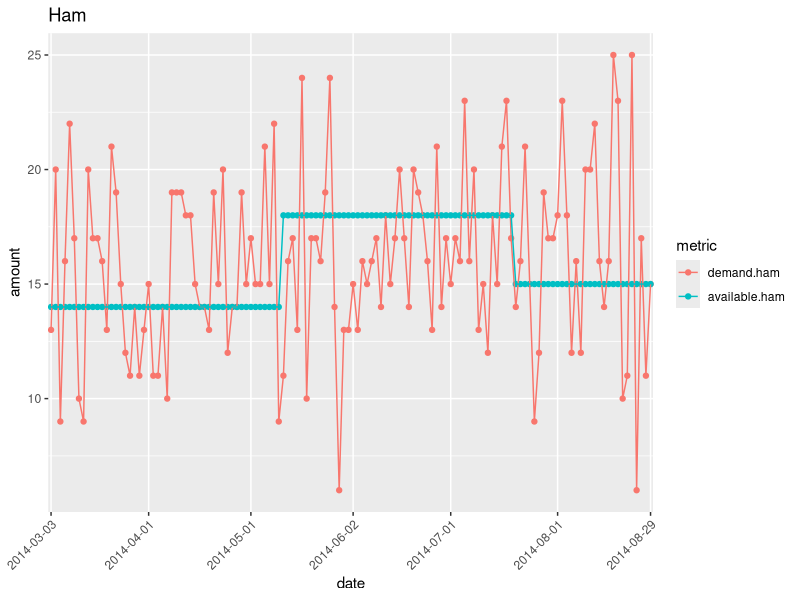
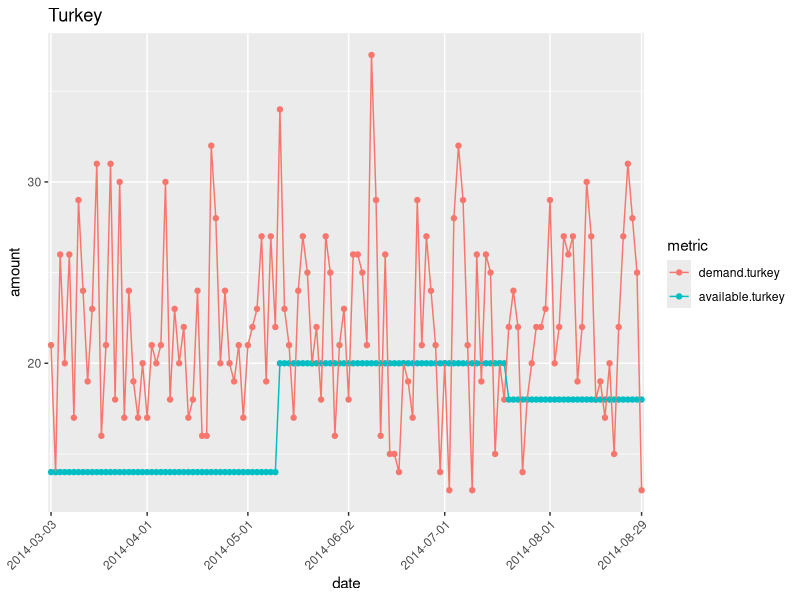
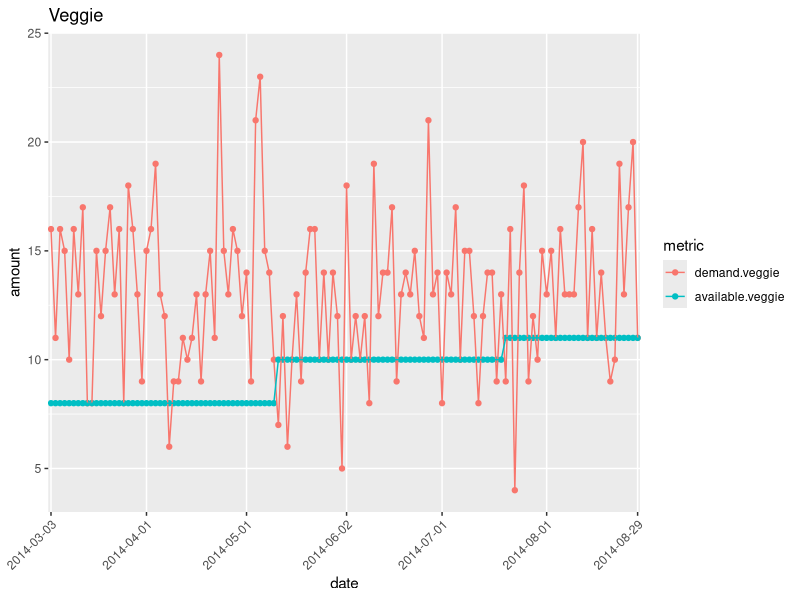

Generate these figures, in order, with R:
#IS606 - Collaborative Assignment 1, Sandwich Sales
#Preliminary work

library(ggplot2)
library(reshape2)

details <- read.csv("details.csv", header=T)
sales <-  read.csv("sales.csv", header=T)
attach(sales)

demand <- melt(sales[1:4], id.vars="date", variable.name="type", value.name="demand")
supply <- melt(sales[c(1,5,6,7)], id.vars="date", variable.name="type", value.name="supply")

ham <- melt(sales[c(1,2,5)], id.vars="date", variable.name="metric", value.name="amount")
turkey <- melt(sales[c(1,3,6)], id.vars="date", variable.name="metric", value.name="amount")
veggie <- melt(sales[c(1,4,7)], id.vars="date", variable.name="metric", value.name="amount")


plotHam <- ggplot(data=ham, aes(x=date, y=amount, group=metric, color=metric)) + geom_point() + geom_line() + 
  theme(axis.text.x = element_text(angle = 45, hjust = 1)) +
  scale_x_discrete(breaks=c("2014-03-03", "2014-04-01", "2014-05-01", "2014-06-02", "2014-07-01", "2014-08-01", "2014-08-29")) +
  ggtitle("Ham")


plotTurkey <- ggplot(data=turkey, aes(x=date, y=amount, group=metric, color=metric)) + geom_point() + geom_line() + 
  theme(axis.text.x = element_text(angle = 45, hjust = 1)) +
  scale_x_discrete(breaks=c("2014-03-03", "2014-04-01", "2014-05-01", "2014-06-02", "2014-07-01", "2014-08-01", "2014-08-29")) +
  ggtitle("Turkey")

plotVeggie <- ggplot(data=veggie, aes(x=date, y=amount, group=metric, color=metric)) + geom_point() + geom_line() + 
  theme(axis.text.x = element_text(angle = 45, hjust = 1)) +
  scale_x_discrete(breaks=c("2014-03-03", "2014-04-01", "2014-05-01", "2014-06-02", "2014-07-01", "2014-08-01", "2014-08-29")) +
  ggtitle("Veggie")


